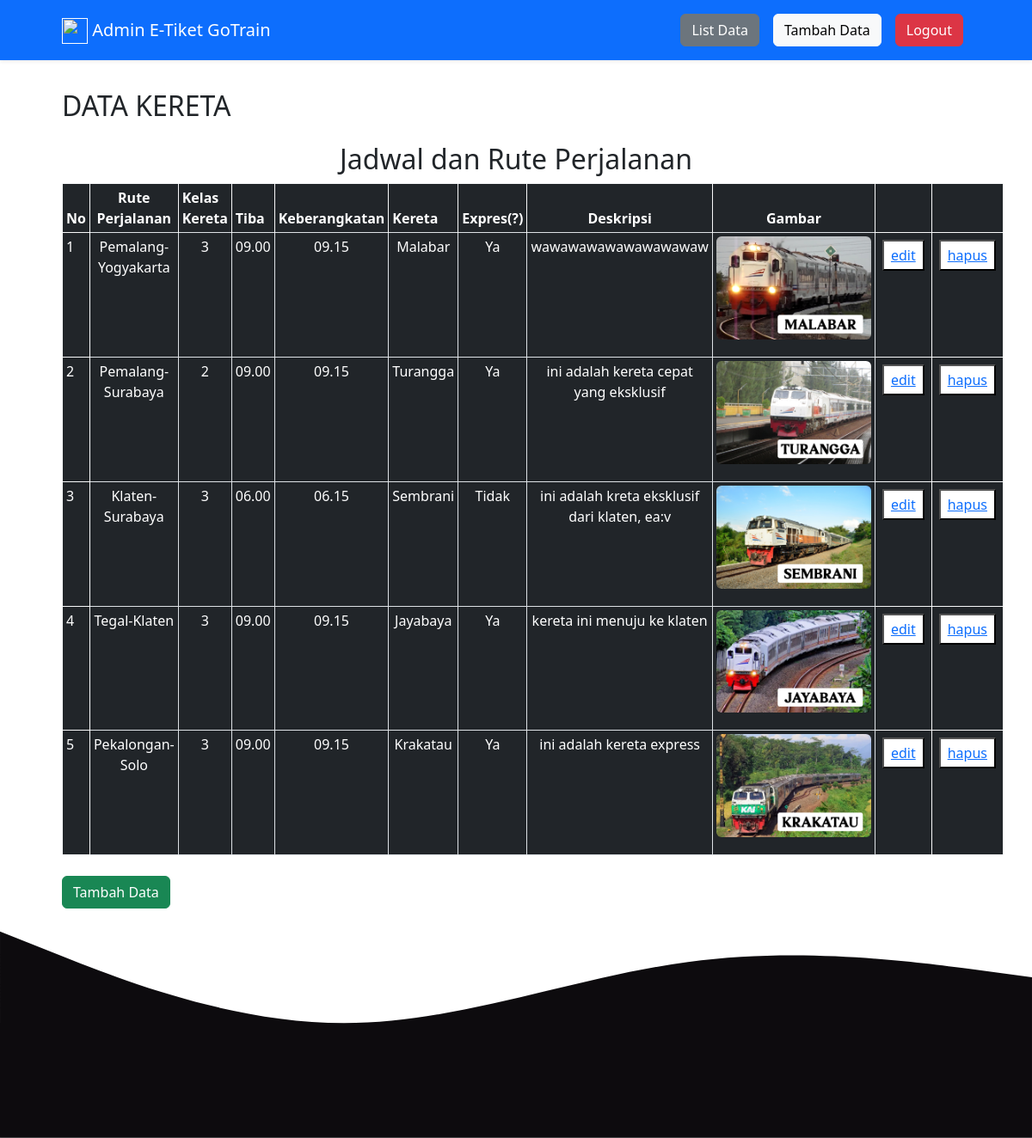
/listinput.php (signed in), run on the app's committed database.
### tables this page shows
CREATE TABLE `jadwal` (
  `no` int(30) NOT NULL,
  `rute` varchar(100) NOT NULL,
  `IdKereta` int(10) NOT NULL,
  `tiba` varchar(30) NOT NULL,
  `berangkat` varchar(30) NOT NULL,
  `namakereta` enum('Jayabaya','Krakatau','Gajayana','Sembrani','Turangga','Malabar') NOT NULL,
  `expres` varchar(10) NOT NULL,
  `deskripsi` mediumtext NOT NULL,
  `gambar` varchar(100) NOT NULL
);

CREATE TABLE `kelaskereta` (
  `IdKereta` int(30) NOT NULL,
  `kelaskereta` varchar(20) NOT NULL,
  `fasilitas` varchar(1000) NOT NULL,
  `harga` varchar(50) NOT NULL
);

### listinput.php (the view, shortened to what this page needs)
<!DOCTYPE html>
<html lang="en">
<head>
    <link href="https://cdn.jsdelivr.net/npm/bootstrap@5.2.0-beta1/dist/css/bootstrap.min.css" rel="stylesheet" >
    <link rel="stylesheet" href="style.css">
</head>
<body>
    <nav class="navbar navbar-expand-lg navbar-dark bg-primary shadow-sm fixed-top">
        <div class="container">
            <a class="navbar-brand" href="">
                <img src="logo.png" alt="" width="30" height="30" class="d-inline-block align-text-top">
                Admin E-Tiket GoTrain
            </a>
            <div class="collapse navbar-collapse" id="navbarNav">
                <ul class="navbar-nav ms-auto">
                    <li class="nav-item">
                        <a class="nav-link active" aria-current="page" href="listinput.php"><button type="button"
                                class="btn btn-secondary">List Data</button></a>
                    </li>
                    <li class="nav-item">
                        <a class="nav-link" href="form.php"><button type="button"
                                class="btn btn-light">Tambah Data</button></a>
                    </li>
                    <li class="nav-item">
                        <a href="logout.php" class="nav-link"><button type="button" class="btn btn-danger">Logout</button></a>
                    </li>
                </ul>
            </div>
        </div>
    </nav>
<div class="container flex flex-wrap max-w-screen-lg justify-center mb-52">
    <div class="flex my-10 py-3 bg-cyan-500 rounded-lg max-w-2xl">
    </div>
    <br>
    <br>
    <br>
        <h2 class="font-serif text-4xl font-bold">DATA KERETA</h2>
                <div class="flex justify-center my-4">
                <table class="text-center table-auto border-separate border-4 border-sky-600 font-sans border-spacing-x-2 rounded-xl ">
                <thead class="border border-sky-600 bg-sky-400 font-bold">
                <section id="jadwal">
        <div class="container">
            <div class="row text-center">
                <h2>Jadwal dan Rute Perjalanan</h2>
                <table class="table table-dark table-sm table table-bordered border-light">
                    <thead>
                        <tr>
                            <th scope="col">No</th>
                            <th class="text-center" scope="col">Rute Perjalanan</th>
                            <th scope="col">Kelas Kereta</th>
                            <th scope="col">Tiba</th>
                            <th scope="col">Keberangkatan</th>
                            <th scope="col">Kereta</th>
                            <th scope="col">Expres(?)</th>
                            <th class="text-center" scope="col">Deskripsi</th>
                            <th class="text-center" scope="col">Gambar</th>
                            <th></th>
                            <th colspan="1"></th>
                        </tr>
                    </thead>
                    <tbody>
                    <?php
                        include "koneksi.php";
                        $no = 1;
                        $data = mysqli_query($koneksi, "select * from jadwal, kelaskereta
                        WHERE jadwal.IdKereta = kelaskereta.IdKereta") or die (mysqli_error($koneksi));
                        while ($d = mysqli_fetch_array($data)) {
                        ?>
                            <tr>
                            <td><?php echo $no++; ?></td>
                                <td align="center" class="border bg-sky-200 font-semibold"><?php echo $d['rute']; ?></td>
                                <td align="center" class="border bg-sky-200 font-semibold"><?php echo $d['IdKereta']; ?></td>
                                <td align="center" class="border bg-sky-200 font-semibold"><?php echo $d['tiba']; ?></td>
                                <td align="center" class="border bg-sky-200 font-semibold"><?php echo $d['berangkat']; ?></td>
                                <td align="center" class="border bg-sky-200 font-semibold"><?php echo $d['namakereta']; ?></td>
                                <td align="center" class="border bg-sky-200 font-semibold"><?php echo $d['expres']; ?></td>
                                <td align="center" class="border bg-sky-200 font-semibold"><?php echo $d['deskripsi']; ?></td>
                                <td align="center" class="border bg-sky-200 font-semibold"><img style="width: 180px;" class="mb-3 rounded " src="./images/<?php echo $d['gambar'];?>"/></td>
                                <td><button type="submit" class="border-solid shadow-md py-1 px-2 m-1 font-bold text-lg border-4 rounded-md bg-white border-blue-600 hover:bg-blue-400 hover:text-slate-200"><?php echo "<a href='editinput.php?id=" . $d['no'] . "'>edit</a>"; ?></button></td>
                                <td><button type="submit" class="border-solid shadow-md py-1 px-2 m-1 font-bold text-lg border-4 rounded-md bg-white border-blue-600 hover:bg-blue-400 hover:text-slate-200"><?php echo "<a href='hapus.php?id=" . $d['no'] . "'>hapus</a>"; ?></button></td>
                            </tr>
                        <?php } ?>
                    </tbody>
                </table>
            </div>
    </section>
                    </thead>
                 <a href="form.php"><button type="submit" class="btn btn-success">Tambah Data</button></a>
                        </div>
                        </div>
    <svg xmlns="http://www.w3.org/2000/svg" viewBox="0 0 1440 320">
        <path fill="#0d0b0e" fill-opacity="1"
            d="M0,32L80,64C160,96,320,160,480,160C640,160,800,96,960,74.7C1120,53,1280,75,1360,85.3L1440,96L1440,320L1360,320C1280,320,1120,320,960,320C800,320,640,320,480,320C320,320,160,320,80,320L0,320Z">
        </path>
    </svg>
</body>
</html>

### style.css (style rules this page uses)
.container { width: 90%; margin: auto; }

### data on the page
jadwal: rute "Pemalang-Yogyakarta", IdKereta.IdKereta "3", tiba "09.00", berangkat "09.15", namakereta "Malabar", expres "Ya", deskripsi "wawawawawawawawawaw", gambar (picture)
jadwal: rute "Pemalang-Surabaya", IdKereta.IdKereta "2", tiba "09.00", berangkat "09.15", namakereta "Turangga", expres "Ya", deskripsi "ini adalah kereta cepat yang eksklusif", gambar (picture)
jadwal: rute "Klaten-Surabaya", IdKereta.IdKereta "3", tiba "06.00", berangkat "06.15", namakereta "Sembrani", expres "Tidak", deskripsi "ini adalah kreta eksklusif dari klaten, ea:v", gambar (picture)
jadwal: rute "Tegal-Klaten", IdKereta.IdKereta "3", tiba "09.00", berangkat "09.15", namakereta "Jayabaya", expres "Ya", deskripsi "kereta ini menuju ke klaten", gambar (picture)
jadwal: rute "Pekalongan-Solo", IdKereta.IdKereta "3", tiba "09.00", berangkat "09.15", namakereta "Krakatau", expres "Ya", deskripsi "ini adalah kereta express", gambar (picture)
